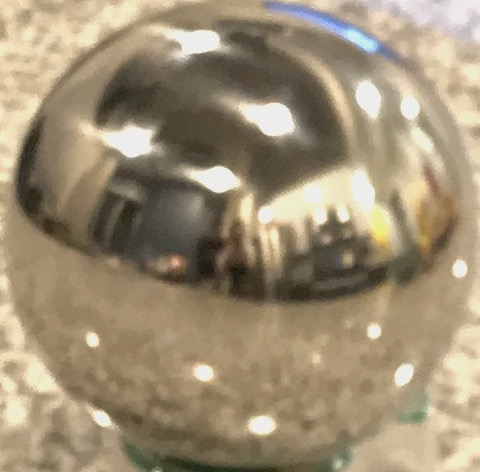
%> input picture Materials/10.JPG, 480 x 472 px
$ octave initiate.m   (GNU Octave 9; MATLAB toolbox functions it lacks are replaced by stand-ins)
%> lines starting %> are read from the running program, lines starting %| are printed output that depends on the picture; in (x1, y1, x2, y2) boxes, pixels count from 0 and x2, y2 are one past the last pixel; in counts of white or black regions, pixels touching at a corner belong together; the program's own positions count from 1
### makehdr_gsolve.m
function hdr = makehdr_gsolve(ldrs, exposures)

    samples = 100

    % ldrs is an m x n x 3 x k matrix which can be created with ldrs = cat(4, ldr1, ldr2, ...);
    % exposures is a vector of exposure times (in seconds) corresponding to ldrs
    [exposures,sortexp] = sort(reshape(exposures,1,1,1,[]));
    ldrs = ldrs(:,:,:,sortexp); %Sort exposures from dark to light

    %Create naive HDR here
    [imh, imw, channels, numImages] = size(ldrs);

    for i = 1:numImages
        B(i) = log(exposures(:,:,1,i));
    end

    ldrs = im2uint8(ldrs);

    w = @(z) double(128-abs(z - 128));

    Zr = zeros(samples, numImages);
    Zg = zeros(samples, numImages);
    Zb = zeros(samples, numImages);

    for i = 1:samples
        y = randi(imh)
        x = randi(imw)
        for j = 1:numImages
            Zr(i, j) = ldrs(y, x, 1, j);
            Zg(i, j) = ldrs(y, x, 2, j);
            Zb(i, j) = ldrs(y, x, 3, j);
        end
    end

    [gZ_red, lE] = gsolve(Zr, B, 100, w);
    [gZ_green, lE] = gsolve(Zg, B, 100, w);
    [gZ_blue, lE] = gsolve(Zb, B, 100, w);


    hdr = zeros(imh, imw, channels);

    for i = 1:imh
        for j = 1:imw

                num_red = 0; den_red = 0;
                num_green = 0; den_green = 0;
                num_blue = 0; den_blue = 0;

                for image = 1:numImages

                    num_red = num_red + w(ldrs(i, j, 1, image)) * (gZ_red(ldrs(i, j, 1, image) + 1) - B(image));
                    den_red = den_red + w(ldrs(i, j, 1, image));

                    num_green = num_green + w(ldrs(i, j, 2, image)) * (gZ_green(ldrs(i, j, 2, image) + 1) - B(image));
                    den_green = den_green + w(ldrs(i, j, 2, image));

                    num_blue = num_blue + w(ldrs(i, j, 3, image)) * (gZ_blue(ldrs(i, j, 3, image) + 1) - B(image));
                    den_blue = den_blue + w(ldrs(i, j, 3, image));

                end

                hdr(i, j, 1) = (exp(num_red / den_red));
                hdr(i, j, 2) = (exp(num_green / den_green));
                hdr(i, j, 3) = (exp(num_blue / den_blue));
        end
    end

    Z = zeros(imh, imw, 3, numImages);

    for i = 1:numImages
        for c = 1:3
            % we know which g to use
            if c == 1
                g = gZ_red;
            elseif c == 2
                g = gZ_green;
            else
                g = gZ_blue;
            end

            % iterate through each pixel
            for x = 1:imh
                for y = 1:imw
                    Z(x,y,c,i) = g(ldrs(x,y,c,i)+1) - log(exposures(:,:,1,i));
                end
            end
        end
    end

    for i = 1:numImages
        curr_Z = Z(:, :, :, i);
        for c = 1:3
            curr_Z_c = curr_Z(:,:,c);
            min_z = min(min(min(curr_Z_c(~isinf(curr_Z_c)))));
            max_z = max(max(max(curr_Z_c)));
            for x = 1:imh
                for y = 1:imw
                    if(~(isinf(curr_Z_c(x, y))))
                        curr_Z_c(x,y) = (curr_Z_c(x,y) - min_z)/(max_z - min_z);
                    else
                        curr_Z_c(x,y) = 0;
                    end

                end
            end
            curr_Z(:,:,c) = curr_Z_c;
        end
        Z(:,:,:,i) = curr_Z;

    end

    r_resp = zeros(256,1);
    g_resp = zeros(256,1);
    b_resp = zeros(256,1);
    vals = zeros(256,1);
    for i = 1:256
        vals(i) = i-1;
        r_resp(i) = gZ_red(i);
        g_resp(i) = gZ_green(i);
        b_resp(i) = gZ_blue(i);
    end

    figure
    plot(vals,r_resp, 'r', vals, g_resp, 'g', vals, b_resp, 'b');


end

### gsolve.m
    % Given a set of pixel values observed for several pixels in several
% images with different exposure times, this function returns the
% imaging system뭩 response function g as well as the log film irradiance
% values for the observed pixels.
%
% Assumes:
%
% Zmin = 0
% Zmax = 255
%
% Arguments:
%
% Z(i,j) is the pixel values of pixel location number i in image j
% B(j) is the log delta t, or log shutter speed, for image j
% l is lamdba, the constant that determines the amount of smoothness
% w(z) is the weighting function value for pixel value z
%
% Returns:
%
% g(z) is the log exposure corresponding to pixel value z
% lE(i) is the log film irradiance at pixel location i
%
function [g,lE] = gsolve(Z,B,l,w)
    n = 256;
    A = zeros(size(Z,1)*size(Z,2)+n+1,n+size(Z,1));
    b = zeros(size(A,1),1);
    %% Include the data?fitting equations
    k = 1;
    for i=1:size(Z,1)
        for j=1:size(Z,2)
            wij = w(Z(i,j)+1);
            A(k,Z(i,j)+1) = wij;
            A(k,n+i) = -wij;
            b(k,1) = wij * B(j);
            k=k+1;
        end
    end
    %% Fix the curve by setting its middle value to 0
    A(k,129) = 1;
    k=k+1;
    %% Include the smoothness equations
    for i=1:n-2
        A(k,i)=l*w(i+1); A(k,i+1)=-2*l*w(i+1); A(k,i+2)=l*w(i+1);
        k=k+1;
    end
    %% Solve the system using SVD
    x = A\b;
    g = x(1:n);
    lE = x(n+1:size(x,1));
end

### initiate.m
N = 255;
ldr1 = imresize(im2double(imread('./Materials/10.jpg')), [N, N], 'bilinear');
ldr2 = imresize(im2double(imread('./Materials/40.jpg')), [N, N], 'bilinear');
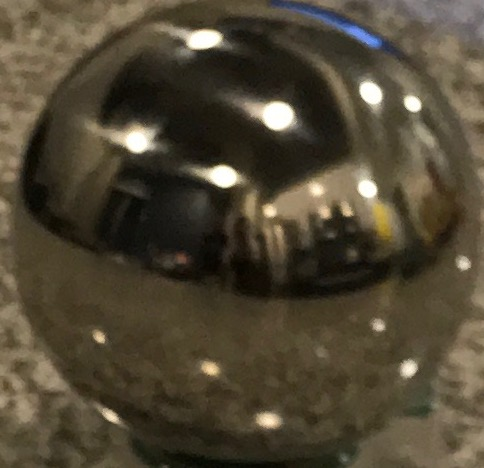
%> input picture Materials/40.JPG, 484 x 468 px
ldr3 = imresize(im2double(imread('./Materials/160.jpg')), [N, N], 'bilinear');
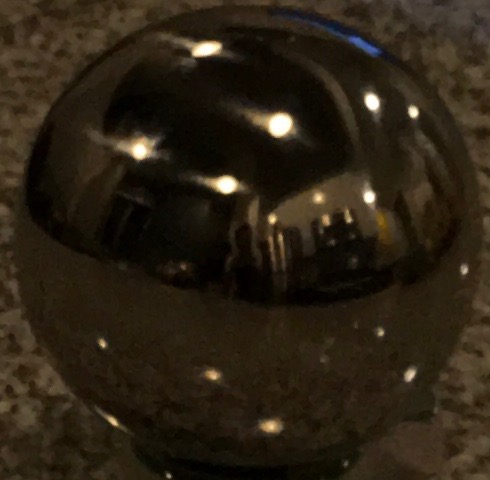
%> input picture Materials/160.JPG, 490 x 480 px

% [9 lines of commented-out code are left out]
ldrs = cat(4, ldr1, ldr2, ldr3);
%
% % exposures = [1 / 24, 1 / 60, 1 /120, 1 / 205, 1 / 553];
exposures = [1/10, 1/40, 1/160];
%
% %% Naive HDR Make
% % hdr_naive = makehdr_naive(ldrs, exposures);
% % hdr_naive = tonemap(hdr_naive);
% % figure(1), imshow(hdr_naive);
% % %
% % % %% Exposed HDR Make
% % hdr_exposed = makehdr_exposed(ldrs, exposures);
% % hdr_exposed = tonemap(hdr_exposed);
% % figure(2), imshow(hdr_exposed);
% %
% % %% GSolve MakeHDR
hdr_gsolve = makehdr_gsolve(ldrs, exposures);
%> after the loop in makehdr_gsolve, `for i = 1:samples`: Zb = 100 rows, first 12: [15 39 87; 6 40 98; 7 22 75; 23 70 149; 33 70 147; 7 93 198; 6 27 77; 9 41 112; 129 180 237; 11 44 108; 61 123 222; 26 65 147]; Zg = 100 rows, first 12: [30 61 118; 29 67 168; 21 49 115; 35 78 162; 46 95 180; 23 113 225; 17 34 90; 20 60 145; 178 209 237; 27 64 141; 67 123 221; 41 93 180]; Zr = 100 rows, first 12: [42 72 141; 47 82 200; 33 65 144; 38 82 170; 62 103 200; 32 124 233; 21 39 99; 28 68 165; 211 215 238; 36 74 163; 78 129 230; 57 105 206]
%> in gsolve, `A = zeros(size(Z,1)*size(Z,2)+n+1,n+size(Z,1));`: A: size 557x356 double; every value is 0
%> the loop in gsolve, `for i=1:size(Z,1)` made 100 passes
%> after the loop in gsolve, `for i=1:size(Z,1)`:
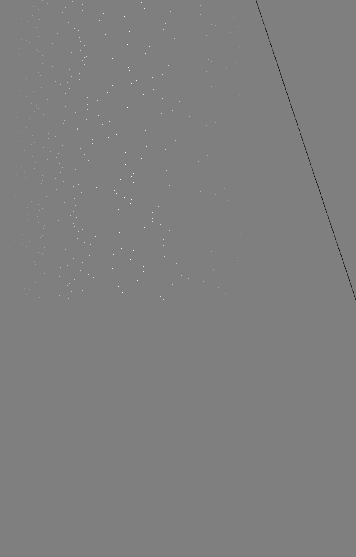
%> A: size 557x356 double; min -128, max 128, mean 0; drawn with min black and max white
%> after the loop in gsolve, `for i=1:size(Z,1)`: b = 557 values, max 0 at index 301, min -468.5 at index 68, mean -122.8; k = 301
%> in gsolve, `A(k,129) = 1;`: A: size 557x356 double; under 0.01% of pixels changed, all inside (x1, y1, x2, y2) = (128, 300, 129, 301)
%> in gsolve, `k=k+1;`: k = 302
%> after the loop in gsolve, `for i=1:n-2`:
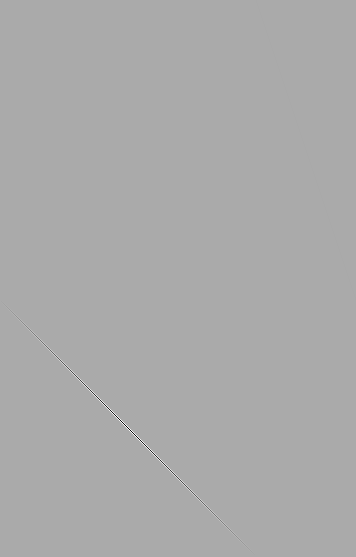
%> A: size 557x356 double; min -25600, max 12800, mean 0; drawn with min black and max white
%> after the loop in gsolve, `for i=1:n-2`: k = 556
%> in gsolve, `x = A\b;`: x = 356 values, max 5.5 at index 265, min -4.12 at index 1, mean 0.488
%> in gsolve, `g = x(1:n);`: g = 256 values from -4.12 to 2.08
%> in gsolve, `lE = x(n+1:size(x,1));`: lE = 100 values, max 5.5 at index 9, min 0.801 at index 56, mean 2.72
%> in makehdr_gsolve, `[gZ_red, lE] = gsolve(Zr, B, 100, w);`: gZ_red = 256 values from -4.12 to 2.08
%> call 2 of gsolve, with B = [-5.08 -3.69 -2.3], l = 100
%> the loop in gsolve (call 2), `for i=1:size(Z,1)` made 100 passes
%> after the loop in gsolve (call 2), `for i=1:size(Z,1)`:
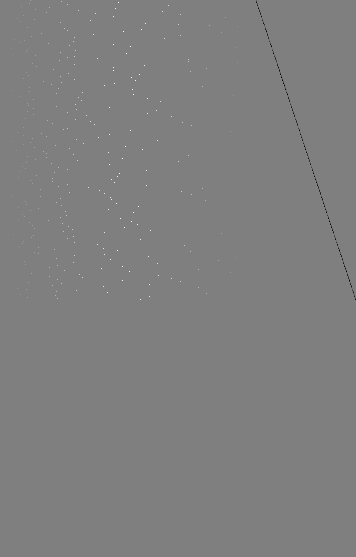
%> A: size 557x356 double; min -127, max 127, mean 0; drawn with min black and max white
%> after the loop in gsolve (call 2), `for i=1:size(Z,1)`: b = 557 values, max 0 at index 301, min -464.8 at index 272, mean -112.8; k = 301
%> in gsolve (call 2), `k=k+1;`: k = 302
%> after the loop in gsolve (call 2), `for i=1:n-2`:
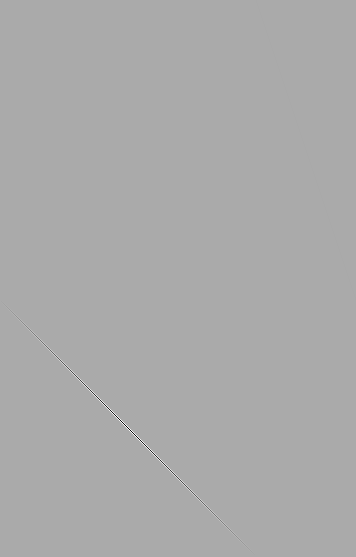
%> A: size 557x356 double; min -25600, max 12800, mean 0; mean of the top-left, top-right, bottom-left and bottom-right quarters 0.3, -0.3, 0, 0; drawn with min black and max white
%> after the loop in gsolve (call 2), `for i=1:n-2`: k = 556
%> in gsolve (call 2), `x = A\b;`: x = 356 values, max 5.51 at index 265, min -4.02 at index 1, mean 0.517
%> in gsolve (call 2), `g = x(1:n);`: g = 256 values from -4.02 to 2.08
%> in gsolve (call 2), `lE = x(n+1:size(x,1));`: lE = 100 values, max 5.51 at index 9, min 0.842 at index 56, mean 2.56
%> in makehdr_gsolve, `[gZ_green, lE] = gsolve(Zg, B, 100, w);`: gZ_green = 256 values from -4.02 to 2.08
%> call 3 of gsolve, with B = [-5.08 -3.69 -2.3], l = 100
%> the loop in gsolve (call 3), `for i=1:size(Z,1)` made 100 passes
%> after the loop in gsolve (call 3), `for i=1:size(Z,1)`: b = 557 values, max 0 at index 301, min -639.5 at index 25, mean -91; k = 301
%> in gsolve (call 3), `k=k+1;`: k = 302
%> after the loop in gsolve (call 3), `for i=1:n-2`:
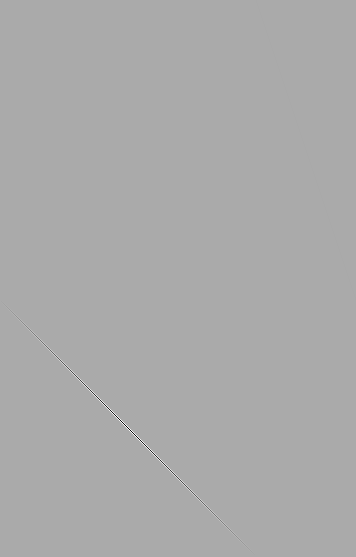
%> A: size 557x356 double; min -25600, max 12800, mean 0; mean of the top-left, top-right, bottom-left and bottom-right quarters 0.3, -0.3, 0, 0; drawn with min black and max white
%> after the loop in gsolve (call 3), `for i=1:n-2`: k = 556
%> in gsolve (call 3), `x = A\b;`: x = 356 values, max 4.94 at index 265, min -3.79 at index 1, mean 0.459
%> in gsolve (call 3), `g = x(1:n);`: g = 256 values from -3.79 to 1.9
%> in gsolve (call 3), `lE = x(n+1:size(x,1));`: lE = 100 values, max 4.94 at index 9, min 0.681 at index 56, mean 2.18
%> in makehdr_gsolve, `[gZ_blue, lE] = gsolve(Zb, B, 100, w);`: gZ_blue = 256 values from -3.79 to 1.9
%> (the run ends here)
